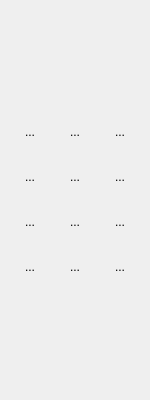
  <widget class="QDockWidget" name="dockWidget_palette">
   <property name="sizePolicy">
    <sizepolicy hsizetype="Expanding" vsizetype="Minimum">
     <horstretch>0</horstretch>
     <verstretch>0</verstretch>
    </sizepolicy>
   </property>
   <property name="minimumSize">
    <size>
     <width>150</width>
     <height>400</height>
    </size>
   </property>
   <property name="maximumSize">
    <size>
     <width>150</width>
     <height>400</height>
    </size>
   </property>
   <property name="layoutDirection">
    <enum>Qt::LeftToRight</enum>
   </property>
   <property name="styleSheet">
    <string notr="true"/>
   </property>
   <property name="floating">
    <bool>false</bool>
   </property>
   <property name="features">
    <set>QDockWidget::DockWidgetMovable</set>
   </property>
   <property name="allowedAreas">
    <set>Qt::BottomDockWidgetArea|Qt::LeftDockWidgetArea|Qt::RightDockWidgetArea</set>
   </property>
   <property name="windowTitle">
    <string/>
   </property>
   <attribute name="dockWidgetArea">
    <number>2</number>
   </attribute>
   <widget class="QWidget" name="dockWidgetContentsToolpalette">
    <property name="sizePolicy">
     <sizepolicy hsizetype="Minimum" vsizetype="Minimum">
      <horstretch>0</horstretch>
      <verstretch>0</verstretch>
     </sizepolicy>
    </property>
    <property name="minimumSize">
     <size>
      <width>0</width>
      <height>0</height>
     </size>
    </property>
    <property name="styleSheet">
     <string notr="true">QToolButton {
border: none;
}

QToolButton:hover {
        background: #ddd;
        border-radius:4px;
        border: 1px solid #eee;
}

QToolButton:checked {
        background: #ddd;
        border-radius:4px;
        border: 1px solid #c0c2c2;
}

</string>
    </property>
    <layout class="QVBoxLayout" name="verticalLayout" stretch="0">
     <property name="spacing">
      <number>0</number>
     </property>
     <property name="sizeConstraint">
      <enum>QLayout::SetDefaultConstraint</enum>
     </property>
     <property name="leftMargin">
      <number>0</number>
     </property>
     <property name="topMargin">
      <number>0</number>
     </property>
     <property name="rightMargin">
      <number>0</number>
     </property>
     <property name="bottomMargin">
      <number>0</number>
     </property>
     <item>
      <layout class="QGridLayout" name="toolsGridLayout" rowstretch="0,0,0,0,0,0" columnstretch="0,0,0">
       <property name="sizeConstraint">
        <enum>QLayout::SetDefaultConstraint</enum>
       </property>
       <property name="leftMargin">
        <number>10</number>
       </property>
       <property name="topMargin">
        <number>0</number>
       </property>
       <property name="rightMargin">
        <number>10</number>
       </property>
       <property name="bottomMargin">
        <number>0</number>
       </property>
       <property name="spacing">
        <number>5</number>
       </property>
       <item row="5" column="1">
        <widget class="QToolButton" name="toolButtonEraser">
         <property name="minimumSize">
          <size>
           <width>40</width>
           <height>40</height>
          </size>
         </property>
         <property name="toolTip">
          <string>Eraser Tool</string>
         </property>
         <property name="text">
          <string>...</string>
         </property>
         <property name="icon">
          <iconset resource="Icons.qrc">
           <normaloff>:/toolpalette/assets/toolpalette_icons/Eraser.png</normaloff>:/toolpalette/assets/toolpalette_icons/Eraser.png</iconset>
         </property>
         <property name="iconSize">
          <size>
           <width>25</width>
           <height>25</height>
          </size>
         </property>
         <property name="checkable">
          <bool>true</bool>
         </property>
        </widget>
       </item>
       <item row="2" column="2">
        <widget class="QToolButton" name="toolButtonSprayCan">
         <property name="sizePolicy">
          <sizepolicy hsizetype="Fixed" vsizetype="Fixed">
           <horstretch>0</horstretch>
           <verstretch>0</verstretch>
          </sizepolicy>
         </property>
         <property name="minimumSize">
          <size>
           <width>40</width>
           <height>40</height>
          </size>
         </property>
         <property name="focusPolicy">
          <enum>Qt::NoFocus</enum>
         </property>
         <property name="toolTip">
          <string>Spray Can</string>
         </property>
         <property name="text">
          <string>...</string>
         </property>
         <property name="icon">
          <iconset resource="Icons.qrc">
           <normaloff>:/toolpalette/assets/toolpalette_icons/Spraycan.png</normaloff>:/toolpalette/assets/toolpalette_icons/Spraycan.png</iconset>
         </property>
         <property name="iconSize">
          <size>
           <width>25</width>
           <height>25</height>
          </size>
         </property>
         <property name="checkable">
          <bool>true</bool>
         </property>
        </widget>
       </item>
       <item row="1" column="0">
        <widget class="QToolButton" name="toolButtonPointer">
         <property name="sizePolicy">
          <sizepolicy hsizetype="Fixed" vsizetype="Fixed">
           <horstretch>0</horstretch>
           <verstretch>0</verstretch>
          </sizepolicy>
         </property>
         <property name="minimumSize">
          <size>
           <width>40</width>
           <height>40</height>
          </size>
         </property>
         <property name="focusPolicy">
          <enum>Qt::NoFocus</enum>
         </property>
         <property name="toolTip">
          <string>Pointer Tool</string>
         </property>
         <property name="layoutDirection">
          <enum>Qt::LeftToRight</enum>
         </property>
         <property name="styleSheet">
          <string notr="true"/>
         </property>
         <property name="text">
          <string>...</string>
         </property>
         <property name="icon">
          <iconset resource="Icons.qrc">
           <normaloff>:/toolpalette/assets/toolpalette_icons/Pointer.png</normaloff>:/toolpalette/assets/toolpalette_icons/Pointer.png</iconset>
         </property>
         <property name="iconSize">
          <size>
           <width>25</width>
           <height>25</height>
          </size>
         </property>
         <property name="checkable">
          <bool>true</bool>
         </property>
        </widget>
       </item>
       <item row="2" column="0">
        <widget class="QToolButton" name="toolButtonLine">
         <property name="sizePolicy">
          <sizepolicy hsizetype="Fixed" vsizetype="Fixed">
           <horstretch>0</horstretch>
           <verstretch>0</verstretch>
          </sizepolicy>
         </property>
         <property name="minimumSize">
          <size>
           <width>40</width>
           <height>40</height>
          </size>
         </property>
         <property name="focusPolicy">
          <enum>Qt::NoFocus</enum>
         </property>
         <property name="toolTip">
          <string>Line Tool</string>
         </property>
         <property name="text">
          <string>...</string>
         </property>
         <property name="icon">
          <iconset resource="Icons.qrc">
           <normaloff>:/toolpalette/assets/toolpalette_icons/Line.png</normaloff>:/toolpalette/assets/toolpalette_icons/Line.png</iconset>
         </property>
         <property name="iconSize">
          <size>
           <width>25</width>
           <height>25</height>
          </size>
         </property>
         <property name="checkable">
          <bool>true</bool>
         </property>
        </widget>
       </item>
       <item row="1" column="2">
        <widget class="QToolButton" name="toolButtonWand">
         <property name="sizePolicy">
          <sizepolicy hsizetype="Fixed" vsizetype="Fixed">
           <horstretch>0</horstretch>
           <verstretch>0</verstretch>
          </sizepolicy>
         </property>
         <property name="minimumSize">
          <size>
           <width>40</width>
           <height>40</height>
          </size>
         </property>
         <property name="focusPolicy">
          <enum>Qt::NoFocus</enum>
         </property>
         <property name="toolTip">
          <string>Magic Wand</string>
         </property>
         <property name="text">
          <string>...</string>
         </property>
         <property name="icon">
          <iconset resource="Icons.qrc">
           <normaloff>:/toolpalette/assets/toolpalette_icons/Wand.png</normaloff>:/toolpalette/assets/toolpalette_icons/Wand.png</iconset>
         </property>
         <property name="iconSize">
          <size>
           <width>25</width>
           <height>25</height>
          </size>
         </property>
         <property name="checkable">
          <bool>true</bool>
         </property>
        </widget>
       </item>
       <item row="4" column="0">
        <widget class="QToolButton" name="toolButtonPaintBrush">
         <property name="sizePolicy">
          <sizepolicy hsizetype="Fixed" vsizetype="Fixed">
           <horstretch>0</horstretch>
           <verstretch>0</verstretch>
          </sizepolicy>
         </property>
         <property name="minimumSize">
          <size>
           <width>40</width>
           <height>40</height>
          </size>
         </property>
         <property name="focusPolicy">
          <enum>Qt::NoFocus</enum>
         </property>
         <property name="toolTip">
          <string>Paint Brush</string>
         </property>
         <property name="text">
          <string>...</string>
         </property>
         <property name="icon">
          <iconset resource="Icons.qrc">
           <normaloff>:/toolpalette/assets/toolpalette_icons/PaintBrush.png</normaloff>:/toolpalette/assets/toolpalette_icons/PaintBrush.png</iconset>
         </property>
         <property name="iconSize">
          <size>
           <width>25</width>
           <height>25</height>
          </size>
         </property>
         <property name="checkable">
          <bool>true</bool>
         </property>
        </widget>
       </item>
       <item row="4" column="1">
        <widget class="QToolButton" name="toolButtonPaintBrushAdv">
         <property name="sizePolicy">
          <sizepolicy hsizetype="Fixed" vsizetype="Fixed">
           <horstretch>0</horstretch>
           <verstretch>0</verstretch>
          </sizepolicy>
         </property>
         <property name="minimumSize">
          <size>
           <width>40</width>
           <height>40</height>
          </size>
         </property>
         <property name="focusPolicy">
          <enum>Qt::NoFocus</enum>
         </property>
         <property name="toolTip">
          <string>Advanced Paint Brush</string>
         </property>
         <property name="text">
          <string>...</string>
         </property>
         <property name="icon">
          <iconset resource="Icons.qrc">
           <normaloff>:/toolpalette/assets/toolpalette_icons/PaintBrush-Plus.png</normaloff>:/toolpalette/assets/toolpalette_icons/PaintBrush-Plus.png</iconset>
         </property>
         <property name="iconSize">
          <size>
           <width>25</width>
           <height>25</height>
          </size>
         </property>
         <property name="checkable">
          <bool>true</bool>
         </property>
        </widget>
       </item>
       <item row="5" column="0">
        <widget class="QToolButton" name="toolButtonBlur">
         <property name="sizePolicy">
          <sizepolicy hsizetype="Fixed" vsizetype="Fixed">
           <horstretch>0</horstretch>
           <verstretch>0</verstretch>
          </sizepolicy>
         </property>
         <property name="minimumSize">
          <size>
           <width>40</width>
           <height>40</height>
          </size>
         </property>
         <property name="focusPolicy">
          <enum>Qt::NoFocus</enum>
         </property>
         <property name="toolTip">
          <string>Blur Tool</string>
         </property>
         <property name="text">
          <string>...</string>
         </property>
         <property name="icon">
          <iconset resource="Icons.qrc">
           <normaloff>:/toolpalette/assets/toolpalette_icons/Blur.png</normaloff>:/toolpalette/assets/toolpalette_icons/Blur.png</iconset>
         </property>
         <property name="iconSize">
          <size>
           <width>25</width>
           <height>25</height>
          </size>
         </property>
         <property name="checkable">
          <bool>true</bool>
         </property>
        </widget>
       </item>
       <item row="5" column="2">
        <widget class="QToolButton" name="toolButtonSmudge">
         <property name="minimumSize">
          <size>
           <width>40</width>
           <height>40</height>
          </size>
         </property>
         <property name="toolTip">
          <string>Smudge Tool</string>
         </property>
         <property name="text">
          <string>...</string>
         </property>
         <property name="icon">
          <iconset resource="Icons.qrc">
           <normaloff>:/toolpalette/assets/toolpalette_icons/Smudge.png</normaloff>:/toolpalette/assets/toolpalette_icons/Smudge.png</iconset>
         </property>
         <property name="iconSize">
          <size>
           <width>25</width>
           <height>25</height>
          </size>
         </property>
         <property name="checkable">
          <bool>true</bool>
         </property>
        </widget>
       </item>
       <item row="4" column="2">
        <widget class="QToolButton" name="toolButtonStamp">
         <property name="sizePolicy">
          <sizepolicy hsizetype="Fixed" vsizetype="Fixed">
           <horstretch>0</horstretch>
           <verstretch>0</verstretch>
          </sizepolicy>
         </property>
         <property name="minimumSize">
          <size>
           <width>40</width>
           <height>40</height>
          </size>
         </property>
         <property name="focusPolicy">
          <enum>Qt::NoFocus</enum>
         </property>
         <property name="toolTip">
          <string>Clone Stamp</string>
         </property>
         <property name="text">
          <string>...</string>
         </property>
         <property name="icon">
          <iconset resource="Icons.qrc">
           <normaloff>:/toolpalette/assets/toolpalette_icons/Stamp.png</normaloff>:/toolpalette/assets/toolpalette_icons/Stamp.png</iconset>
         </property>
         <property name="iconSize">
          <size>
           <width>25</width>
           <height>25</height>
          </size>
         </property>
         <property name="checkable">
          <bool>true</bool>
         </property>
        </widget>
       </item>
       <item row="2" column="1">
        <widget class="QToolButton" name="toolButtonPaintBucket">
         <property name="sizePolicy">
          <sizepolicy hsizetype="Fixed" vsizetype="Fixed">
           <horstretch>0</horstretch>
           <verstretch>0</verstretch>
          </sizepolicy>
         </property>
         <property name="minimumSize">
          <size>
           <width>40</width>
           <height>40</height>
          </size>
         </property>
         <property name="focusPolicy">
          <enum>Qt::NoFocus</enum>
         </property>
         <property name="toolTip">
          <string>Paint Bucket</string>
         </property>
         <property name="text">
          <string>...</string>
         </property>
         <property name="icon">
          <iconset resource="Icons.qrc">
           <normaloff>:/toolpalette/assets/toolpalette_icons/Bucket.png</normaloff>:/toolpalette/assets/toolpalette_icons/Bucket.png</iconset>
         </property>
         <property name="iconSize">
          <size>
           <width>25</width>
           <height>25</height>
          </size>
         </property>
         <property name="checkable">
          <bool>true</bool>
         </property>
        </widget>
       </item>
       <item row="1" column="1">
        <widget class="QToolButton" name="toolButtonDropper">
         <property name="sizePolicy">
          <sizepolicy hsizetype="Fixed" vsizetype="Fixed">
           <horstretch>0</horstretch>
           <verstretch>0</verstretch>
          </sizepolicy>
         </property>
         <property name="minimumSize">
          <size>
           <width>40</width>
           <height>40</height>
          </size>
         </property>
         <property name="focusPolicy">
          <enum>Qt::NoFocus</enum>
         </property>
         <property name="toolTip">
          <string>Colour Picker</string>
         </property>
         <property name="text">
          <string>...</string>
         </property>
         <property name="icon">
          <iconset resource="Icons.qrc">
           <normaloff>:/toolpalette/assets/toolpalette_icons/ColourPicker.png</normaloff>:/toolpalette/assets/toolpalette_icons/ColourPicker.png</iconset>
         </property>
         <property name="iconSize">
          <size>
           <width>25</width>
           <height>25</height>
          </size>
         </property>
         <property name="checkable">
          <bool>true</bool>
         </property>
        </widget>
       </item>
      </layout>
     </item>
    </layout>
   </widget>
  </widget>
